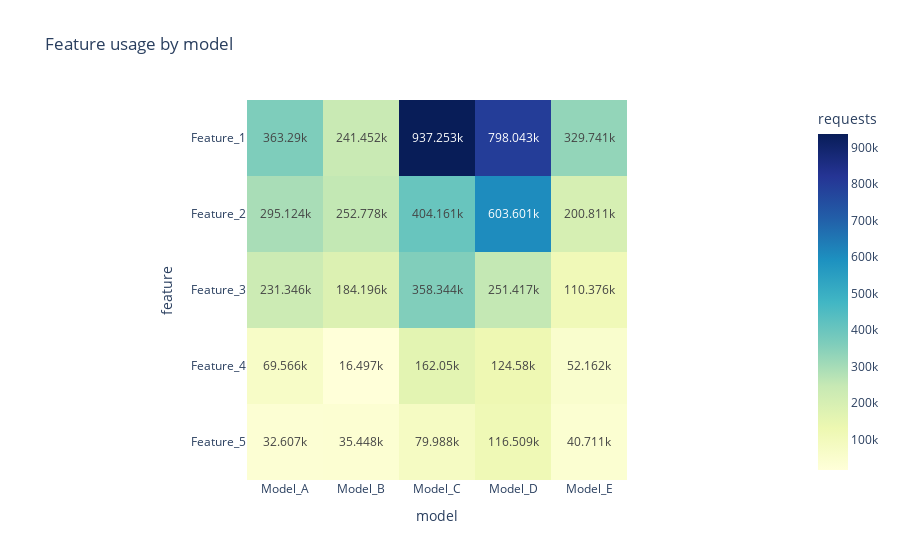

Notebook cell for this chart:
### Markdown cell above
Models A and D have the largest user groups, while model C overlaps more with others. Only 6 users worked with all three, indicating limited cross-model experimentation. This shows that each model serves a somewhat distinct user segment, with A and D being primary choices, and the model C being a runner-up. But what all of them are actually used for?

### Code cell
pivot = summary.pivot_table(values='requests_cnt', index='feature', columns='model', aggfunc='sum', fill_value=0)
fig = px.imshow(pivot, text_auto=True, color_continuous_scale='YlGnBu',
                title='Feature usage by model', labels={'color': 'requests'})
fig.show()

### Figure 1 — Plotly figure (JSON) as saved in the notebook; plotly's stock layout.template omitted (floating-point values rounded to 4 significant figures)
{"data": [{"coloraxis": "coloraxis", "name": "0", "texttemplate": "%{z}", "x": ["Model_A", "Model_B", "Model_C", "Model_D", "Model_E"], "y": ["Feature_1", "Feature_2", "Feature_3", "Feature_4", "Feature_5"], "z": [[363300.0, 241500.0, 937300.0, 798000.0, 329700.0], [295100.0, 252800.0, 404200.0, 603600.0, 200800.0], [231300.0, 184200.0, 358300.0, 251400.0, 110400.0], [69570.0, 16500.0, 162000.0, 124600.0, 52160.0], [32610.0, 35450.0, 79990.0, 116500.0, 40710.0]], "type": "heatmap", "xaxis": "x", "yaxis": "y", "hovertemplate": "model: %{x}<br>feature: %{y}<br>requests: %{z}<extra></extra>"}], "layout": {"xaxis": {"anchor": "y", "domain": [0.0, 1.0], "scaleanchor": "y", "constrain": "domain", "title": {"text": "model"}}, "yaxis": {"anchor": "x", "domain": [0.0, 1.0], "autorange": "reversed", "constrain": "domain", "title": {"text": "feature"}}, "coloraxis": {"colorbar": {"title": {"text": "requests"}}, "colorscale": [[0.0, "rgb(255,255,217)"], [0.125, "rgb(237,248,177)"], [0.25, "rgb(199,233,180)"], [0.375, "rgb(127,205,187)"], [0.5, "rgb(65,182,196)"], [0.625, "rgb(29,145,192)"], [0.75, "rgb(34,94,168)"], [0.875, "rgb(37,52,148)"], [1.0, "rgb(8,29,88)"]]}, "title": {"text": "Feature usage by model"}}}
